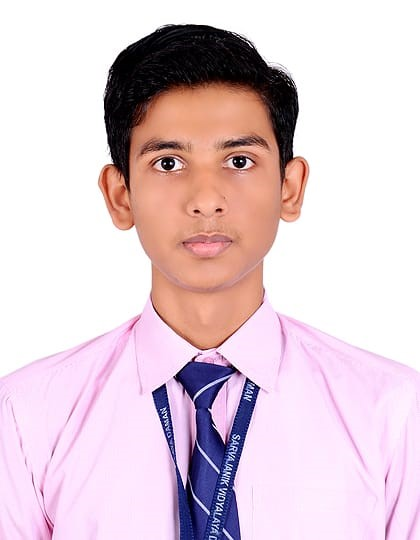
#> input picture DIA/Project/input.jpeg, 420 x 540 px
$ python read_and_edit_image_pixels.py
#> lines starting #> are read from the running program, lines starting #| are printed output that depends on the picture
from PIL import Image
import numpy as np

# Load image
img = Image.open("input.jpeg").convert("RGB")
#> img is the input picture: PIL image 420x540 RGB; mean R, G, B 224.6, 204.3, 212.7

# Convert image to N x M x 3 pixel grid
pixels = np.array(img)

print("Image shape:", pixels.shape)
#| Image shape: (540, 420, 3)
print("Pixel at (10, 20):", pixels[10, 20])
#| Pixel at (10, 20): [255 255 255]

# -------------------------------------------------
# EDIT PIXELS HERE
# -------------------------------------------------

""" ---- Negative Transformation ---- """
# This is Negative Transformation of the image
for i in range(0, pixels.shape[0]):
    for j in range(0, pixels.shape[1]):
        pixels[i, j] = [255 - pixels[i, j][0], 255 - pixels[i, j][1], 255 - pixels[i, j][2]]
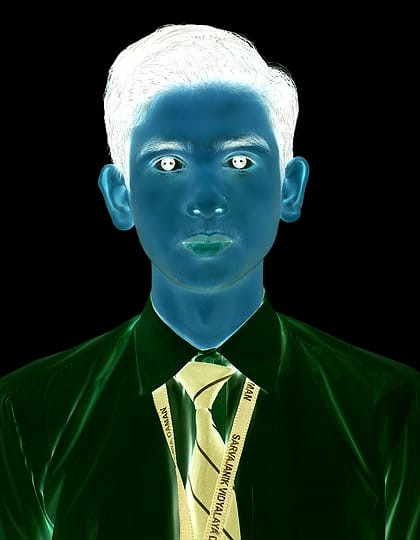
#> pixels: shape (540, 420, 3); mean R, G, B 30.4, 50.7, 42.3

""" ---- Log Transformation ---- """
# [9 lines of commented-out code are left out]

""" ---- Making some pixels green ---- """
# for i in range(100, 200):
#     for j in range(0, 100):
#         pixels[i, j] = [0, 255, 0]

""" ---- Making some pixels red ---- """
# for i in range(200, 300):
#     for j in range(0, 100):
#         pixels[i, j] = [255, 0, 0]

""" ---- Making some pixels black ---- """
# for i in range(300, 400):
#     for j in range(0, 100):
#         pixels[i, j] = [0, 0, 0]

""" ---- Making some pixels white ---- """
# pixels[100:110, 100:110] = [255, 255, 255]

# -------------------------------------------------

# Convert pixel grid back to image
output = Image.fromarray(pixels)

# Save
output.save("output.png")

print("Saved edited image as output.png")

$ run again, with DIA/Project/input2.png saved as DIA/Project/input.jpeg
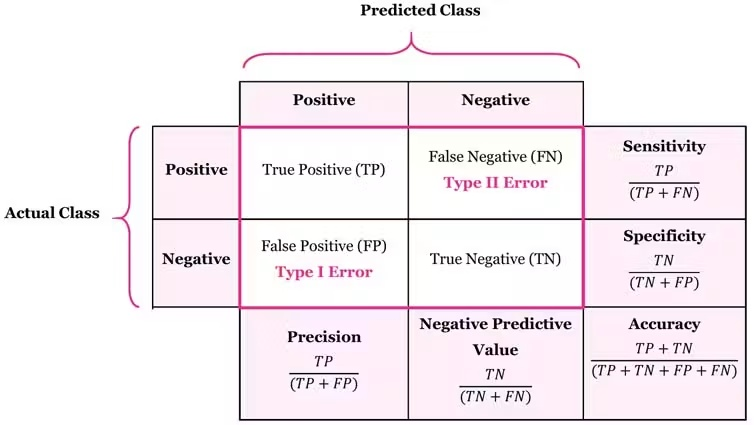
#> input picture DIA/Project/input2.png, 754 x 425 px
#> img is the input picture: PIL image 754x425 RGB; mean R, G, B 243.4, 236.1, 240.8
#| Image shape: (425, 754, 3)
#| Pixel at (10, 20): [255 255 255]
#> after the loop `for i in range(0, pixels.shape[0]):`:
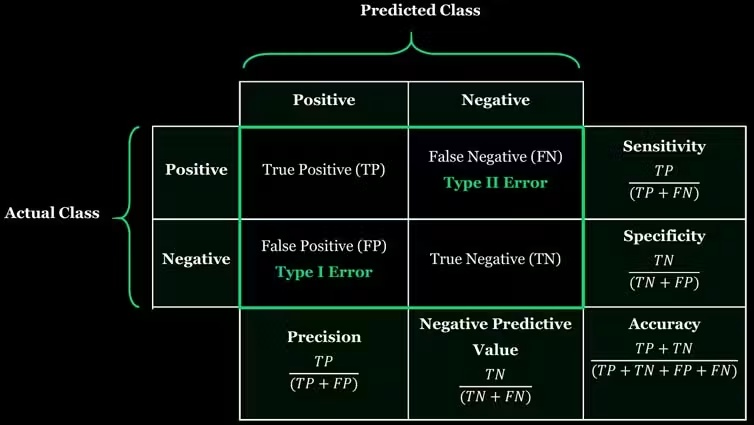
#> pixels: shape (425, 754, 3); mean R, G, B 11.6, 18.9, 14.2
